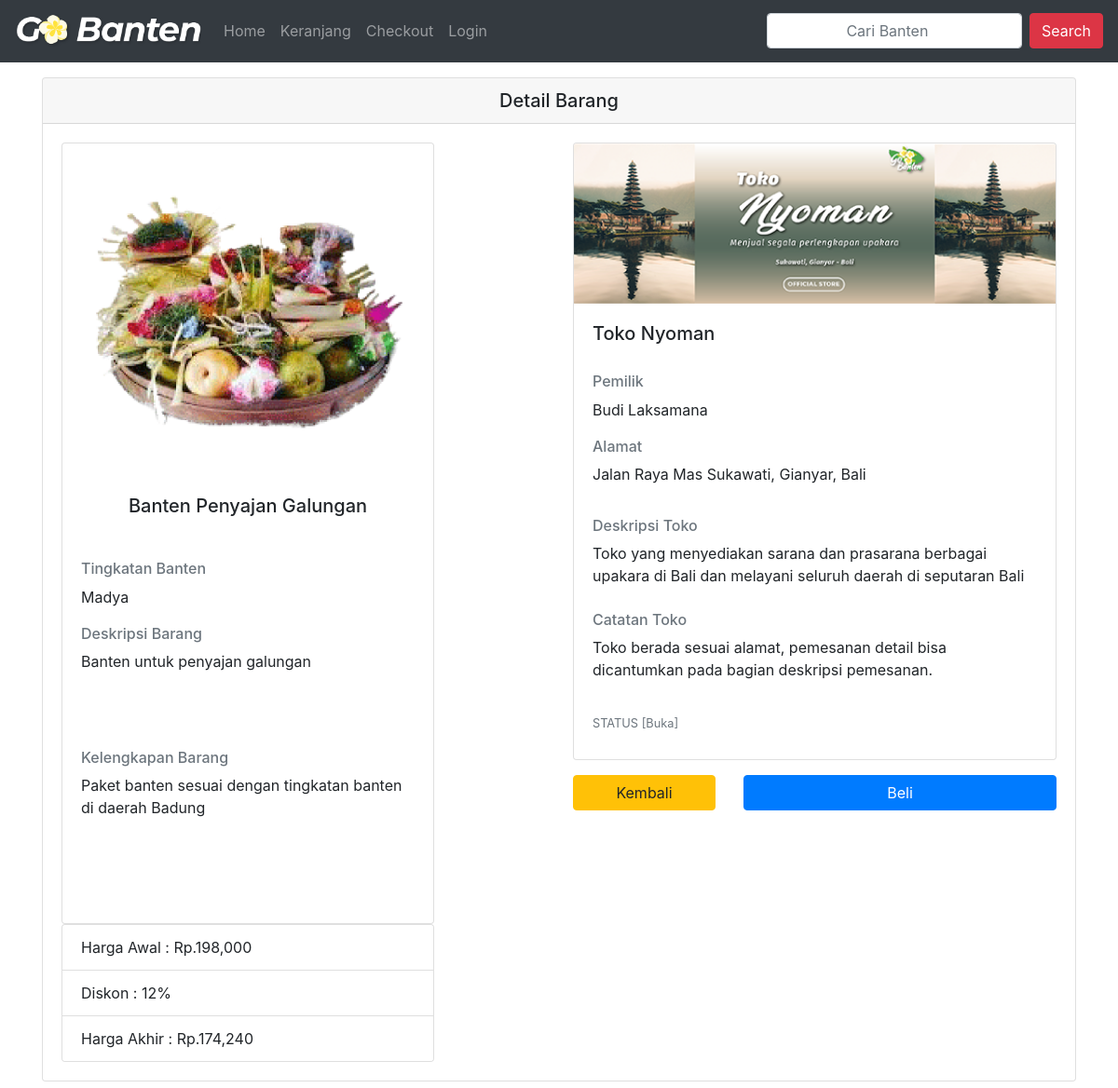
Page /user/index.php?page=Detail&id=21 on the committed database.
### tables this page shows
CREATE TABLE `detailbanten` (
  `id_detail` int(11) NOT NULL,
  `id_banten` int(11) NOT NULL,
  `id_tingkatan` int(11) NOT NULL,
  `stok_detail` int(11) NOT NULL,
  `hargaawal_detail` int(11) NOT NULL,
  `diskon_detail` int(11) NOT NULL,
  `hargaakhir_detail` int(11) NOT NULL
);

CREATE TABLE `banten` (
  `id_banten` int(11) NOT NULL,
  `id_kategori` int(11) NOT NULL,
  `id_toko` int(11) NOT NULL,
  `nama_banten` varchar(100) NOT NULL,
  `deskripsi_banten` varchar(200) NOT NULL,
  `kelengkapan_banten` varchar(200) NOT NULL,
  `foto_banten` varchar(100) NOT NULL
);

CREATE TABLE `tingkatanbanten` (
  `id_tingkatan` int(11) NOT NULL,
  `nama_tingkatan` varchar(30) NOT NULL
);

CREATE TABLE `toko` (
  `id_toko` int(11) NOT NULL,
  `nama_toko` varchar(100) NOT NULL,
  `alamat_toko` varchar(300) NOT NULL,
  `kota_toko` varchar(100) NOT NULL,
  `provinsi_toko` varchar(100) NOT NULL,
  `kodepos_toko` varchar(100) NOT NULL,
  `deskripsi_toko` varchar(400) NOT NULL,
  `catatan_toko` varchar(400) NOT NULL,
  `status_toko` varchar(50) NOT NULL,
  `foto_toko` varchar(100) NOT NULL,
  `id_wilayah` int(11) NOT NULL
);

CREATE TABLE `penjual` (
  `id_penjual` int(11) NOT NULL,
  `namadepan_penjual` varchar(50) NOT NULL,
  `namabelakang_penjual` varchar(50) NOT NULL,
  `email_penjual` varchar(100) NOT NULL,
  `hp_penjual` varchar(14) NOT NULL,
  `dompet_penjual` int(11) NOT NULL,
  `foto_penjual` varchar(100) NOT NULL,
  `username_penjual` varchar(100) NOT NULL,
  `password_penjual` varchar(100) NOT NULL,
  `id_toko` int(11) NOT NULL,
  `id_bank` int(11) NOT NULL,
  `rekening_penjual` varchar(100) NOT NULL
);

CREATE TABLE `wilayah` (
  `id_wilayah` int(11) NOT NULL,
  `provinsi_wilayah` varchar(50) NOT NULL,
  `kota_wilayah` varchar(65) NOT NULL
);

### user/content/detail.php (the view)
<?php
$id_detail = $_GET['id'];
$query = "SELECT * FROM detailbanten db INNER JOIN banten b ON db.id_banten = b.id_banten INNER JOIN toko t ON t.id_toko = b.id_toko INNER JOIN tingkatanbanten tb ON tb.id_tingkatan=db.id_tingkatan INNER JOIN penjual p ON p.id_toko=t.id_toko INNER JOIN wilayah w ON w.id_wilayah=t.id_wilayah WHERE db.id_detail = '$id_detail'";
$ambil = $koneksi->query($query);
$banten = $ambil->fetch_assoc();
$id_toko = $banten['id_toko'];
$id_detail = $banten['id_detail'];
?>
<div class="container-fluid">
	<div class="container mt-3 mb-3">
		<div class="card">
			<h5 class="card-header text-center">
				Detail Barang
			</h5>
			<div class="card-body">
				<div class="row">
					<div class="col-6">
						<div class="row">
							<div class="col">
								<div class="card" style="width: 25rem;">
									<img class="card-img-top center" src="<?php echo BASEURL ?>assets/img_banten/fullsize/<?php echo $banten['foto_banten'] ?>" alt="Card image cap" style="height: 90%; width: 90%; overflow: auto;">
									<div class="card-body" style="height: 30rem;">
										<h5 class="card-title  text-center" style="height: 4rem;">
											<?php echo $banten['nama_banten']; ?>
										</h5>
										<h6 class="card-subtitle mb-2 text-muted" >Tingkatan Banten</h6>
										<p class="card-text" style="height: 2rem;">
											<?php echo $banten['nama_tingkatan'];?>
										</p>
										<h6 class="card-subtitle mb-2 text-muted" >Deskripsi Barang</h6>
										<p class="card-text" style="height: 6rem;">
											<?php echo $banten['deskripsi_banten'];?>
										</p>
										<h6 class="card-subtitle mb-2 text-muted" >Kelengkapan Barang</h6>
										<p class="card-text" style="height: 6rem;">
											<?php echo $banten['kelengkapan_banten']; ?>
										</p>
									</div>
								</div>
							</div>
						</div>
						<div class="card" style="width: 25rem;">
							<ul class="list-group list-group-flush">
								<li class="list-group-item">
									Harga Awal : Rp.<?php echo number_format($banten['hargaawal_detail']); ?>
								</li>
								<li class="list-group-item">
									Diskon : <?php echo $banten['diskon_detail']; ?>%
								</li>
								<li class="list-group-item">
									Harga Akhir : Rp.<?php echo number_format($banten['hargaakhir_detail']); ?>
								</li>
							</ul>
						</div>
					</div>
					<div class="col-6">
						<div class="row">
							<div class="col">
								<div class="card mb-3">
									<img class="card-img-top" src="<?php echo BASEURL; ?>assets/img/toko/<?php echo $banten['foto_toko']; ?>" alt="Card image cap">
									<div class="card-body">
										<h5 class="card-title" style="height: 3rem;">
											<?php echo $banten['nama_toko']; ?>
										</h5>
										<h6 class="card-subtitle mb-2 text-muted" >Pemilik </h6>
										<p class="card-text" style="height: 2rem;">
											<?php echo $banten['namadepan_penjual']." ".$banten['namabelakang_penjual']; ?>
										</p>
										<h6 class="card-subtitle mb-2 text-muted" >Alamat </h6>
										<p class="card-text" style="height: 3rem;">
											<?php echo $banten['alamat_toko'];?>, <?php echo $banten['kota_wilayah']; ?>, <?php echo $banten['provinsi_wilayah']; ?>
										</p>
										<h6 class="card-subtitle mb-2 text-muted" >Deskripsi Toko</h6>
										<p class="card-text" style="height: 4rem;">
											<?php echo $banten['deskripsi_toko']; ?>
										</p>
										<h6 class="card-subtitle mb-2 text-muted" >Catatan Toko</h6>
										<p class="card-text"style="height: 4rem;">
											<?php echo $banten['catatan_toko']; ?>
										</p>
										<p class="card-text" style="height: 2rem;">
											<small class="text-muted">
												STATUS [<?php echo $banten['status_toko']; ?>]
											</small>
										</p>
									</div>
								</div>
							</div>
						</div>
						<div class="row">
							<div class="col-4">
								<a href="index.php?page=Home" class="btn btn-warning btn-block">Kembali</a>
							</div>
							<div class="col-8">
								<a class="btn btn-primary btn-block " href="beli.php?page=Beli&type=null&id=<?php echo $id_detail; ?>&toko=<?php echo $id_toko; ?>" role="button" name="btnDetailBeliBarang" id="btnDetailBeliBarang" >
									Beli
								</a>
							</div>
						</div>
					</div>
				</div>
			</div>
		</div>

### assets/css/style.css (style rules this page uses)
img.center { display: flex; justify-content: center; align-items: center; margin: auto; width: 75%; display: block; overflow: auto; }

### rows in the picture
detailbanten: id_banten.foto_banten (picture), id_banten.nama_banten "Banten Penyajan Galungan", id_tingkatan.nama_tingkatan "Madya", id_banten.deskripsi_banten "Banten untuk penyajan galungan", id_banten.kelengkapan_banten "Paket banten sesuai dengan tingkatan banten di daerah Badung", hargaawal_detail "198,000", diskon_detail "12", hargaakhir_detail "174,240", toko.foto_toko (picture), toko.nama_toko "Toko Nyoman", penjual.namadepan_penjual "Budi", penjual.namabelakang_penjual "Laksamana", toko.alamat_toko "Jalan Raya Mas Sukawati", wilayah.kota_wilayah "Gianyar", wilayah.provinsi_wilayah "Bali", toko.deskripsi_toko "Toko yang menyediakan sarana dan prasarana berbagai upakara di Bali dan melayani seluruh daerah di seputaran Bali", toko.catatan_toko "Toko berada sesuai alamat, pemesanan detail bisa dicantumkan pada bagian deskripsi pemesanan.", toko.status_toko "Buka"
